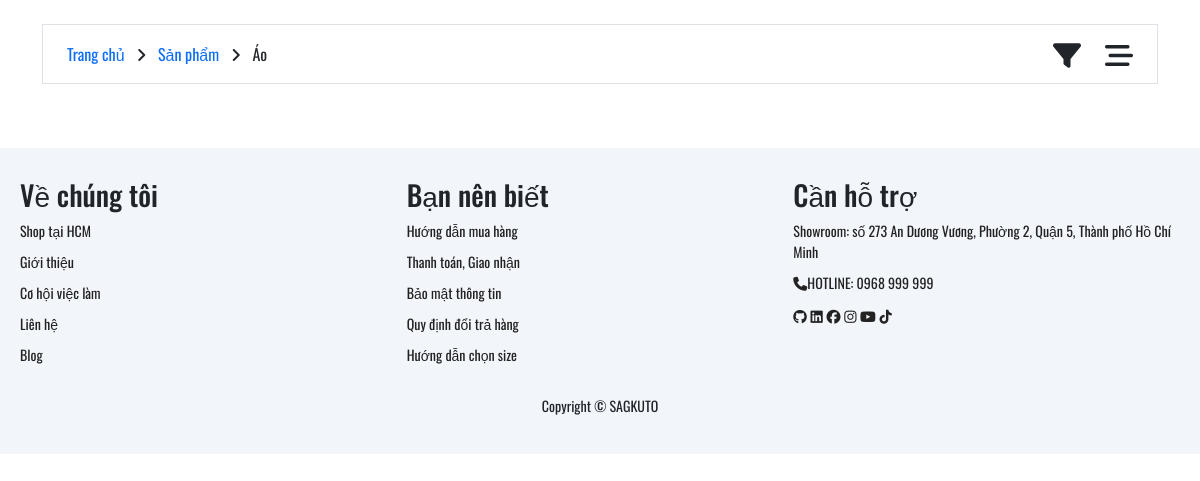
The page /index.php?page=ao on the database as committed earlier.
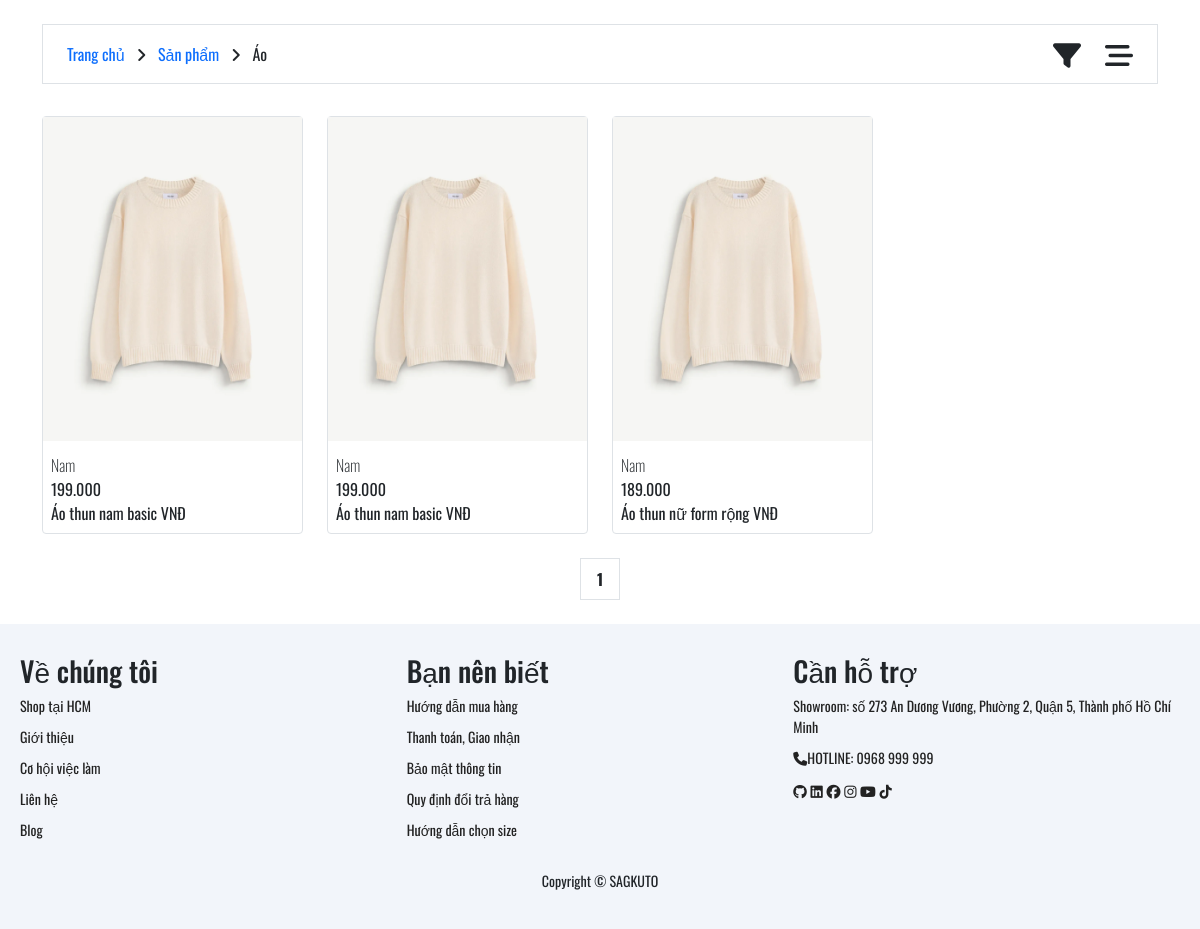
The same page on the database as committed later.
### tables this page shows
CREATE TABLE `product_variants` (
  `variant_id` int(11) NOT NULL,
  `product_id` int(11) DEFAULT NULL,
  `image` varchar(255) DEFAULT NULL,
  `size` varchar(50) DEFAULT NULL,
  `stock` int(11) DEFAULT 0,
  `color_id` int(11) DEFAULT NULL
);

CREATE TABLE `products` (
  `product_id` int(11) NOT NULL,
  `name` varchar(255) NOT NULL,
  `description` text DEFAULT NULL,
  `category_id` int(11) DEFAULT NULL,
  `price` decimal(10,2) DEFAULT NULL,
  `rating_avg` float DEFAULT 0,
  `rating_count` int(11) DEFAULT 0,
  `sold_count` int(11) DEFAULT 0
);

### layout/ao.php (the view, shortened to what the changed rows need)
    <?php
    echo '<!DOCTYPE html>
    <html lang="en">
    <head>
        <meta charset="UTF-8">
        <meta name="viewport" content="width=device-width, initial-scale=1.0">
        <link href="https://cdn.jsdelivr.net/npm/bootstrap@5.3.3/dist/css/bootstrap.min.css" rel="stylesheet">
        <link rel="stylesheet" href="https://cdnjs.cloudflare.com/ajax/libs/font-awesome/6.7.2/css/all.min.css" />
        <title>sagkuto</title>
        <link rel="icon" type="./Images/png" href="/Webbanquanao/assets/img/logo_favicon/favicon.png">
        <link rel="stylesheet" href="/Webbanquanao/assets/fonts/font.css">
        <link rel="stylesheet" href="/Webbanquanao/assets/css/product.css">
        <link rel="stylesheet" href="/Webbanquanao/assets/css/footer.css">
    </head>';
    ?>
    <?php
    $connection = mysqli_connect("localhost","root","","db_web_quanao");
    $sort = isset($_GET['sapxep']) ? $_GET['sapxep'] : '';
    $qrySort = '';
    if($sort == 'tangdan')
    {
        $qrySort = 'ORDER BY price ASC';
    }else
    {
        $qrySort = 'ORDER BY price DESC';
    }
    mysqli_set_charset($connection, 'utf8');
    $limit = 8;
    $page = isset($_GET['page']) ? (int)$_GET['page'] : 1;
    if ($page < 1) $page = 1;
    $offset = ($page - 1) * $limit;
$where = ["products.category_id = 1"];
$filterQuery = "";
if (count($where) > 0) {
    $filterQuery = "WHERE " . implode(" AND ", $where);
}
$quryDemSL = "SELECT COUNT(DISTINCT products.product_id) AS total
FROM products
JOIN product_variants ON products.product_id = product_variants.product_id
$filterQuery";
$demRs = mysqli_query($connection, $quryDemSL);
$totalRow = mysqli_fetch_assoc($demRs);
$totalSach = $totalRow['total'];
$totalPage = ceil($totalSach / $limit);
    $strSQL = "SELECT * FROM products
    JOIN product_variants ON products.product_id = product_variants.product_id
    $filterQuery $qrySort
    LIMIT $limit OFFSET $offset";
    $result = mysqli_query($connection, $strSQL);
    echo '
    <section>
    <div class="container-md">
    <div class="row">';
    while($row = mysqli_fetch_assoc($result))
    {
        $name = $row['name'];
        $gia = number_format($row['price'], 0, ',', '.');
        echo '
                <div class="xacdinhZ col-md-3 col-6 mt-3 effect_hover">
                        <div class="border rounded-1">
                            <a href="#" class="text-decoration-none text-dark ">
                                <img src="/Webbanquanao/assets/img/sanpham/sp1.jpg" alt="" class="img-fluid">
                                <div class="mt-2 p-2 pt-1">
                                    <div class="">
                                        <p class="mb-0 fw-lighter">Nam</p>
                                        <p class="mb-0">' . $gia . '</p>
                                        <p class="mb-0">' . $name . ' VNĐ</p>
                                    </div>
                                </div>
                            </a>
                        </div>
                </div>
    ';
    }
    echo '
    <section class="phantrang py-4">
        <div class="container">
            <div class="row justify-content-center">
                <div class="col-3 text-center d-flex flex-wrap justify-content-center gap-2"">';
                for ($i = 1; $i <= $totalPage; $i++) {
                    $active = ($i == $page) ? 'style="font-weight:bold;"' : '';
                    echo '<a href="?page=' . $i . '" class = "border p-2 px-3 text-decoration-none text-dark effect_hover" ' . $active . '> ' . $i . '</a> ';
                }
    echo '
                </div>
            </div>
        </div>
    </section>
    ';
    ?>
    <?php
    echo '
    </div>
    </div>
    </section>';
    ?>
    <?php
    echo '    <script src="/Webbanquanao/assets/js/xulyFIlter.js"></script>
        <script src="https://cdn.jsdelivr.net/npm/bootstrap@5.3.3/dist/js/bootstrap.bundle.min.js"></script>
    </body>
    </html>';
    ?>

Rows that differ between the two databases and show on the page:
added product_variants: product.price "199.000", product.name "Áo thun nam basic"
added product_variants: product.price "199.000", product.name "Áo thun nam basic"
added product_variants: product.price "189.000", product.name "Áo thun nữ form rộng"
Other text that changed with them:
new list line: "1"
